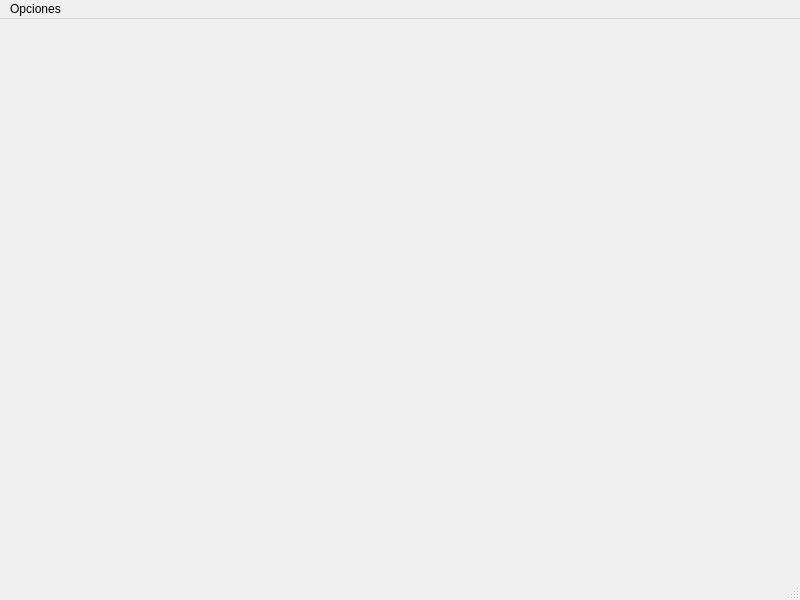
<?xml version="1.0" encoding="UTF-8"?>
<ui version="4.0">
 <class>archivo</class>
 <widget class="QMainWindow" name="archivo">
  <property name="geometry">
   <rect>
    <x>0</x>
    <y>0</y>
    <width>800</width>
    <height>600</height>
   </rect>
  </property>
  <property name="windowTitle">
   <string>MainWindow</string>
  </property>
  <widget class="QWidget" name="centralwidget"/>
  <widget class="QMenuBar" name="menubar">
   <property name="geometry">
    <rect>
     <x>0</x>
     <y>0</y>
     <width>800</width>
     <height>21</height>
    </rect>
   </property>
   <widget class="QMenu" name="menuOpciones">
    <property name="title">
     <string>Opciones</string>
    </property>
    <addaction name="actionPausar"/>
    <addaction name="actionGuardar"/>
    <addaction name="actionJuego"/>
   </widget>
   <addaction name="menuOpciones"/>
  </widget>
  <widget class="QStatusBar" name="statusbar"/>
  <action name="actionPausar">
   <property name="text">
    <string>Pausar</string>
   </property>
  </action>
  <action name="actionGuardar">
   <property name="text">
    <string>Guardar</string>
   </property>
  </action>
  <action name="actionJuego">
   <property name="text">
    <string>Juego</string>
   </property>
  </action>
 </widget>
 <resources/>
 <connections/>
</ui>
